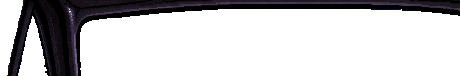
#> input picture src/assets/cockpit/f40-top.png, 460 x 76 px
$ python f40_pillar_slant.py ../../src/assets/cockpit
#> lines starting #> are read from the running program, lines starting #| are printed output that depends on the picture; after the words box and inside, x2 and y2 are one past the last pixel; in counts of white or black regions, pixels touching at a corner belong together
"""Fúria F4: a borda de dentro da coluna A (o friso claro e a borracha do para-brisa) vinha cortada numa
reta vertical (o recorte do vidro foi um retângulo), enquanto o lado de fora da coluna desce inclinado.
Aqui o friso inteiro (as 8 colunas da borda) anda para a esquerda linha a linha, na inclinação da coluna
(0,15 px por linha a partir do pé, no painel), e o que sobra à direita vira vidro. Depois de f40_cockpit2.py.
Uso: python3 tools/ref/f40_pillar_slant.py src/assets/cockpit
"""
import os
import sys

import numpy as np
from PIL import Image

DIR = sys.argv[1]
top = np.array(Image.open(os.path.join(DIR, 'f40-top.png')).convert('RGBA'))
#> top is the input picture: shape (76, 460, 4); mean R, G, B, A 43.9, 89.5, 135.8, 61.8
dash = np.array(Image.open(os.path.join(DIR, 'f40-dash.png')).convert('RGBA'))
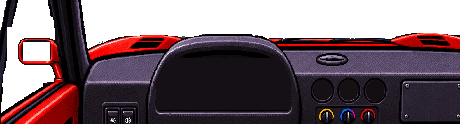
#> input picture src/assets/cockpit/f40-dash.png, 460 x 124 px
#> dash is the input picture: shape (124, 460, 4); mean R, G, B, A 72.4, 52.8, 57.1, 175.3
st = np.concatenate([top, dash])
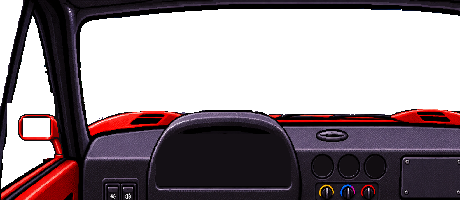
#> st: shape (200, 460, 4); mean R, G, B, A 61.6, 66.7, 87, 132.2; transparent parts drawn white
FOOT, SLOPE, BAND = 102, 0.15, 8


def right_edge(y):
#> called with y = 12
    al = st[y, 30:120, 3] > 0
    xs = np.nonzero(al)[0]
#> xs = 90 values from 0 to 89
    # fim do primeiro trecho opaco depois de x 40 (a coluna)
    run = [x for x in xs if x + 30 >= 40]
#> run = 80 values from 10 to 89
    if not run:
        return None
    e = run[0]
#> e = 10
    while e + 1 < len(al) and al[e + 1]:
        e += 1
#> this loop made 79 passes
#> after the loop, e = 89
    return e + 30


r12 = right_edge(12)
#> r12 = 119
d12 = max(0, int(round(r12 - (85 - SLOPE * (FOOT - 12)))))
#> d12 = 48
for y in range(4, FOOT):
    r = right_edge(y)
    if r is None:
        continue
    d = d12 if y < 12 else max(0, int(round(r - (85 - SLOPE * (FOOT - y)))))
    if d <= 0:
        continue
    band = st[y, r - BAND + 1:r + 1].copy()
    st[y, r - d + 1:r + 1, 3] = 0
    st[y, r - BAND + 1 - d:r + 1 - d] = band
#> this loop made 98 passes
#> (r, d) on passes 1 to 12: (119, 48), (119, 48), (119, 48), (119, 48), (119, 48), (119, 48), (119, 48), (119, 48), (119, 48), (119, 47), (119, 47), (119, 47)
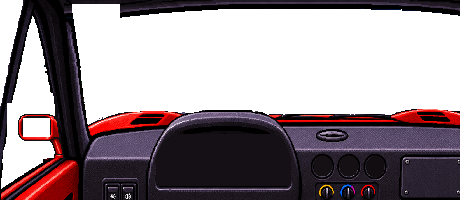
#> st: shape (200, 460, 4); 1.51% of pixels changed, all inside (x1, y1, x2, y2) = (64, 4, 120, 66); transparent parts drawn white
top2, dash2 = st[:top.shape[0]], st[top.shape[0]:]
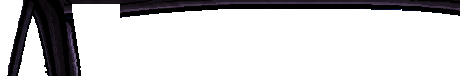
#> top2: shape (76, 460, 4); mean R, G, B, A 43.7, 89.3, 135.6, 55.2; transparent parts drawn white
Image.fromarray(top2).save(os.path.join(DIR, 'f40-top.png'), optimize=True)
Image.fromarray(dash2).save(os.path.join(DIR, 'f40-dash.png'), optimize=True)
print('deslocamento no alto', d12)
#| deslocamento no alto 48
